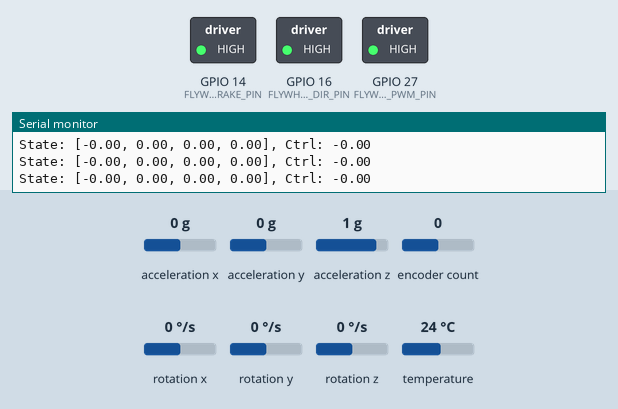
Simulated run of this program. Board: ESP32. On the bench: switched loads named in the program (green lamp = pin HIGH), the last lines printed to the serial monitor. The test bench sets the inputs (shaded band); at power-on: rotation z 0 °/s, acceleration y 0 g, acceleration x 0 g, acceleration z 1 g, encoder count 0, rotation x 0 °/s, rotation y 0 °/s, temperature 24 °C.

Above: at 11.2 s.
11.3 s: rotation z set to -192 °/s
At 11.95 s:
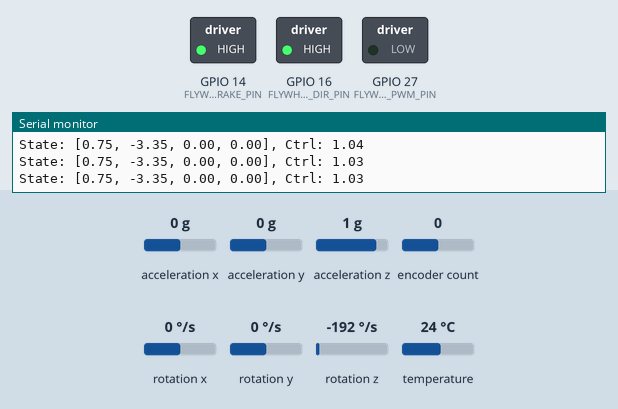
At 14.09 s:
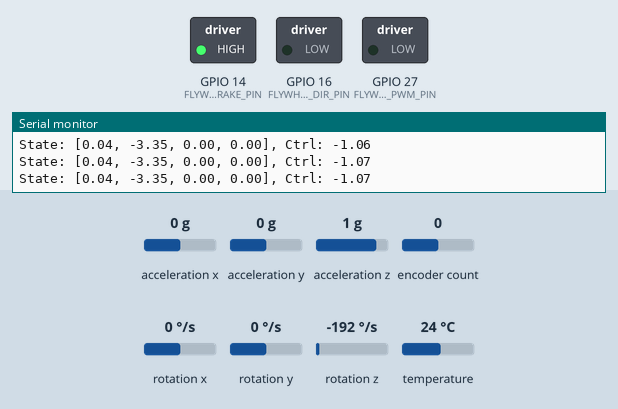
14.3 s: rotation z set to 100 °/s
At 15.97 s:
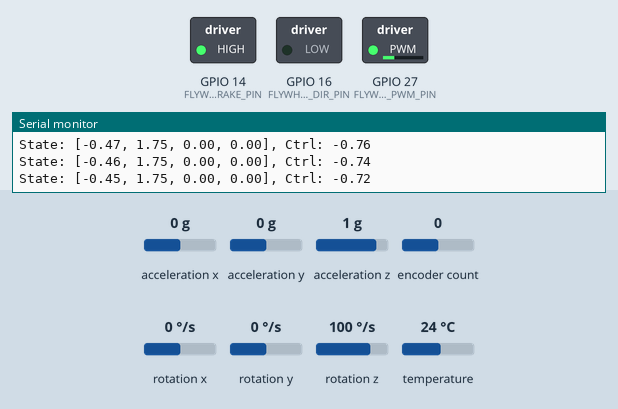
17.3 s: acceleration y set to -1.4 g
Timing chart, 0 to 20.3 s (numbered marks = the images above; inputs shaded):
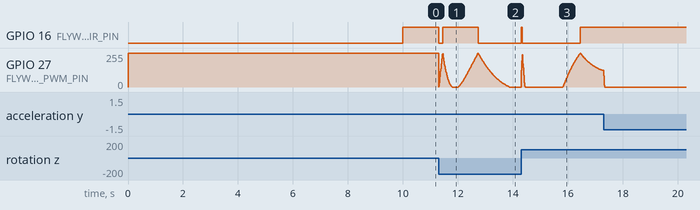

The program:

main.cpp
```cpp
#include "Controller.hpp"
#include "Encoder.hpp"
#include "Estimator.hpp"
#include "Motor.hpp"
#include "Sensor.hpp"
#include "States.hpp"
#include <Arduino.h>

// --- Direction Factors so the System Matches the Model ---
#define PHI_DIR_FACTOR -1.0f // Body angle (phi) direction factor
#define PSI_DIR_FACTOR +1.0f // Flywheel angle (psi) direction factor
#define PWM_DIR_FACTOR +1.0f // PWM direction factor for the flywheel motor

// --- Pinout Definitions ---
#define FLYWHEEL_PWM_PIN 27
#define FLYWHEEL_DIR_PIN 16
#define FLYWHEEL_BRAKE_PIN 14

#define FLYWHEEL_ENC_A_PIN 25
#define FLYWHEEL_ENC_B_PIN 26

// --- Physical & Control Parameters ---
#define PWM_FREQ 20000
#define PWM_RESOLUTION 8
#define FLYWHEEL_PWM_CHANNEL 0

#define ENCODER_PPR 400

// --- LQR Controller Gains ---
const float K_GAINS[4] = {
    -2.93f, // K1 for body angle (phi)
    -0.35f, // K2 for body angular velocity (phi_dot)
    -0.01f, // K3 for flywheel angle (psi)
    -0.01f  // K4 for flywheel angular velocity (psi_dot)
};

// --- Kalman Filter Tuning Parameters ---
#define KALMAN_Q_ANGLE 0.001f
#define KALMAN_Q_BIAS 0.003f
#define KALMAN_R_MEASURE 0.03f

// --- Global Objects ---
// Instantiate the components for the reaction wheel system
Motor flywheel_motor(FLYWHEEL_PWM_PIN, FLYWHEEL_DIR_PIN, FLYWHEEL_BRAKE_PIN, FLYWHEEL_PWM_CHANNEL,
                     PWM_FREQ, PWM_RESOLUTION);
Sensor imu;
Encoder flywheel_encoder(FLYWHEEL_ENC_A_PIN, FLYWHEEL_ENC_B_PIN, ENCODER_PPR);
Estimator estimator(KALMAN_Q_ANGLE, KALMAN_Q_BIAS, KALMAN_R_MEASURE);
States robot_states(imu, flywheel_encoder, estimator);
Controller controller(K_GAINS);

// --- Timing Variables ---
unsigned long last_time;
const float Ts = 0.01f; // Control loop period: 10ms (100 Hz)

void setup()
{

    flywheel_motor.brake();        // Engage the brake initially
    flywheel_motor.setSpeed(0.0f); // Ensure the motor is stopped

    Serial.begin(115200);
    Wire.begin(); // Initialize I2C for the IMU

    if (!imu.begin()) {
        Serial.println("IMU initialization failed! Halting.");
        while (1) {
            delay(100);
        }
    }

    Serial.println("Reaction Wheel Pendulum Initialized. Starting balance control...");

    // Converge the system to a stable state
    last_time = micros();
    unsigned long start = millis();
    while (millis() - start < 10000) {
        float dt = (micros() - last_time) / 1000000.0f;
        last_time = micros();
        robot_states.update(dt);
        delay(10);
    }

    flywheel_motor.releaseBrake();
    flywheel_motor.setSpeed(0.01f); // Set a small initial speed to start the flywheel
    flywheel_encoder.reset();

    last_time = micros();
}

void loop()
{
    // 1. ---- TIMING CONTROL ----
    if (micros() - last_time < Ts * 1000000) {
        return;
    }
    float dt = (micros() - last_time) / 1000000.0f;
    last_time = micros();

    // 2. ---- UPDATE STATE ----
    robot_states.update(dt);

    // 3. ---- COMPUTE CONTROL SIGNAL ----
    float current_state[4] = {PHI_DIR_FACTOR * robot_states.phi, robot_states.phi_dot,
                              PSI_DIR_FACTOR * robot_states.psi, robot_states.psi_dot};
    float control_signal = controller.compute(current_state);

    // 4. ---- ACTUATE FLYWHEEL MOTOR ----
    flywheel_motor.setSpeed(control_signal);

    // Optional: Print states for debugging
    Serial.printf("State: [%.2f, %.2f, %.2f, %.2f], Ctrl: %.2f\n", current_state[0],
                  current_state[1], current_state[2], current_state[3], control_signal);
}
```
